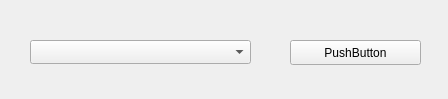
<?xml version="1.0" encoding="UTF-8"?>
<ui version="4.0">
 <class>Form</class>
 <widget class="QWidget" name="Form">
  <property name="geometry">
   <rect>
    <x>0</x>
    <y>0</y>
    <width>448</width>
    <height>99</height>
   </rect>
  </property>
  <property name="windowTitle">
   <string>Form</string>
  </property>
  <widget class="QComboBox" name="comboBox">
   <property name="geometry">
    <rect>
     <x>30</x>
     <y>40</y>
     <width>221</width>
     <height>24</height>
    </rect>
   </property>
  </widget>
  <widget class="QPushButton" name="pushButton">
   <property name="geometry">
    <rect>
     <x>290</x>
     <y>40</y>
     <width>131</width>
     <height>25</height>
    </rect>
   </property>
   <property name="text">
    <string>PushButton</string>
   </property>
  </widget>
 </widget>
 <resources/>
 <connections/>
</ui>
